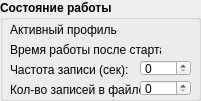
   <widget class="QGroupBox" name="groupBox_2">
    <property name="geometry">
     <rect>
      <x>580</x>
      <y>460</y>
      <width>201</width>
      <height>101</height>
     </rect>
    </property>
    <property name="font">
     <font>
      <weight>75</weight>
      <bold>true</bold>
     </font>
    </property>
    <property name="title">
     <string>Состояние работы</string>
    </property>
    <widget class="QLabel" name="labe">
     <property name="geometry">
      <rect>
       <x>10</x>
       <y>40</y>
       <width>151</width>
       <height>20</height>
      </rect>
     </property>
     <property name="font">
      <font>
       <weight>50</weight>
       <bold>false</bold>
      </font>
     </property>
     <property name="text">
      <string>Время работы после старта</string>
     </property>
    </widget>
    <widget class="QLabel" name="label">
     <property name="geometry">
      <rect>
       <x>10</x>
       <y>20</y>
       <width>151</width>
       <height>20</height>
      </rect>
     </property>
     <property name="font">
      <font>
       <weight>50</weight>
       <bold>false</bold>
      </font>
     </property>
     <property name="text">
      <string>Активный профиль</string>
     </property>
    </widget>
    <widget class="QLabel" name="labe_2">
     <property name="geometry">
      <rect>
       <x>10</x>
       <y>60</y>
       <width>121</width>
       <height>20</height>
      </rect>
     </property>
     <property name="font">
      <font>
       <weight>50</weight>
       <bold>false</bold>
      </font>
     </property>
     <property name="text">
      <string>Частота записи (сек):</string>
     </property>
    </widget>
    <widget class="QSpinBox" name="vremzap">
     <property name="geometry">
      <rect>
       <x>140</x>
       <y>60</y>
       <width>51</width>
       <height>16</height>
      </rect>
     </property>
     <property name="font">
      <font>
       <weight>50</weight>
       <bold>false</bold>
      </font>
     </property>
     <property name="maximum">
      <number>1000</number>
     </property>
     <property name="value">
      <number>0</number>
     </property>
    </widget>
    <widget class="QLabel" name="labe_3">
     <property name="geometry">
      <rect>
       <x>10</x>
       <y>80</y>
       <width>131</width>
       <height>20</height>
      </rect>
     </property>
     <property name="font">
      <font>
       <weight>50</weight>
       <bold>false</bold>
      </font>
     </property>
     <property name="text">
      <string>Кол-во записей в файле:</string>
     </property>
    </widget>
    <widget class="QSpinBox" name="kolzap">
     <property name="geometry">
      <rect>
       <x>140</x>
       <y>80</y>
       <width>51</width>
       <height>16</height>
      </rect>
     </property>
     <property name="font">
      <font>
       <weight>50</weight>
       <bold>false</bold>
      </font>
     </property>
     <property name="maximum">
      <number>10000</number>
     </property>
     <property name="value">
      <number>0</number>
     </property>
    </widget>
   </widget>
